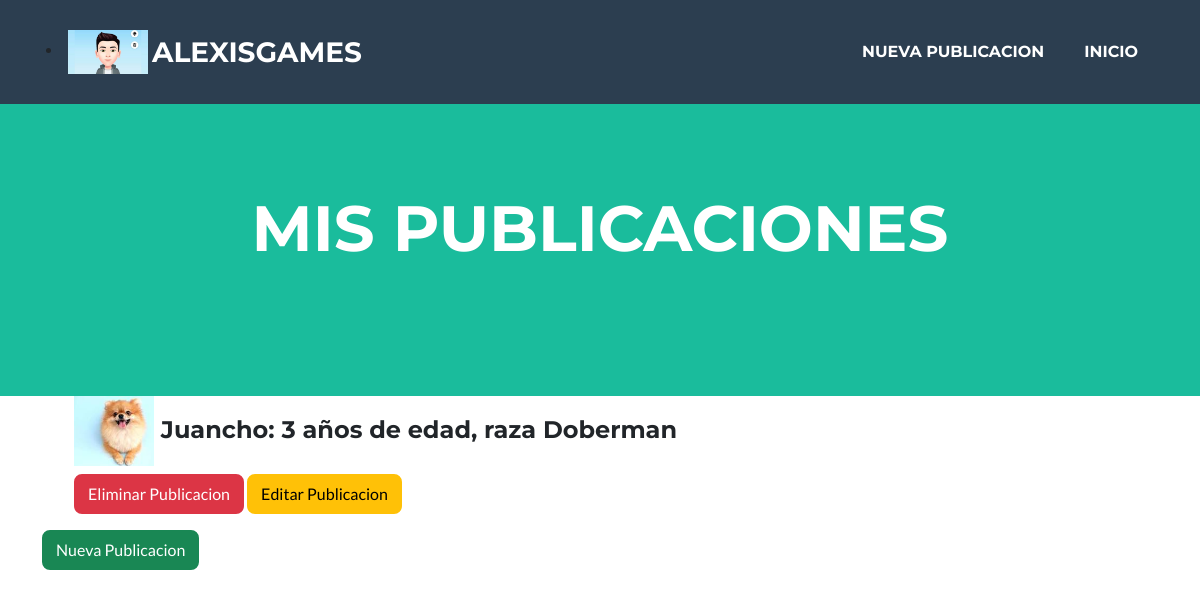
/eliminarpublicacion/22 (signed in), run on an earlier commit of the app's database.
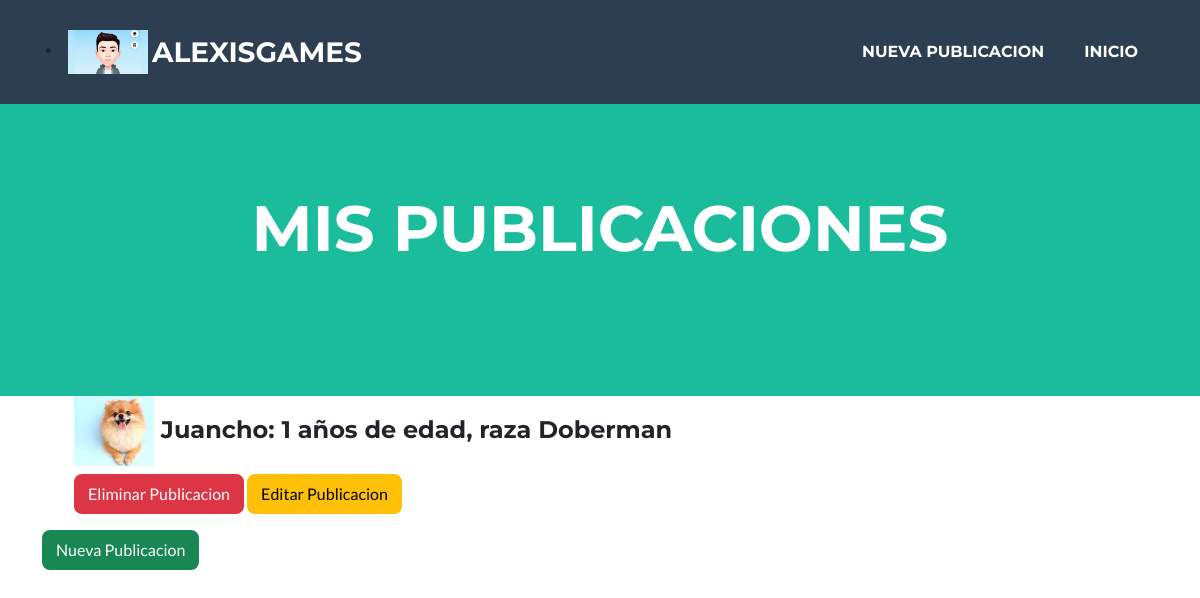
And on a later commit of the database.
### blog/models.py (models this page shows, shortened)
class Publicaciones(models.Model):
    user=models.ForeignKey(User, on_delete=models.CASCADE)
    nombre=models.CharField(max_length=50,blank=True, null=True)
    edad= models.IntegerField()
    descripcion=RichTextField()
    imagen= models.ImageField(upload_to='imagenes')
    especie=models.IntegerField(choices=opciones_especie)
    raza=models.CharField(max_length=50,blank=True, null=True)

### blog/views.py (the view)
# urls.py: path('eliminarpublicacion/<id>', eliminarpublicacion, name='eliminarpublicacion'),
@login_required
def eliminarpublicacion(request, id):
    mascota=Publicaciones.objects.get(id=id)
    mascota.delete()
    mascotas=Publicaciones.objects.filter(user=request.user)
    return render(request, "blog/publicaciones.html", {"mascotas":mascotas, "avatar":obteneravatar(request)})

### blog/views.py (called while the page is built)
def obteneravatar(request):
    lista=Avatar.objects.filter(user=request.user)
    if len(lista)!=0:
        imagen=lista[0].imagen.url
    else:
        imagen="/media/avatares/avatarpordefecto.jpg"
    return imagen

### blog/templates/blog/publicaciones.html (shortened to what this page needs)
{% extends "blog/index.html" %}
{% load static %}
{% block titulo %}
<body id="page-top">
    <nav class="navbar navbar-expand-lg bg-secondary text-uppercase fixed-top" id="mainNav">
        <div class="container">
            <li class="nav-item mx-0 mx-lg-1"><a href="{% url 'agregaravatar' %}"><img src="{{ avatar }}" width="80px"></a></li>
            <a class="navbar-brand" href="#page-top"> {{ user }}</a>
            <div class="collapse navbar-collapse" id="navbarResponsive">
                <ul class="navbar-nav ms-auto">
                    <li class="nav-item mx-0 mx-lg-1"><a class="nav-link py-3 px-0 px-lg-3 rounded" href="{% url 'publicar' %}">Nueva Publicacion</a></li>
                    <li class="nav-item mx-0 mx-lg-1"><a class="nav-link py-3 px-0 px-lg-3 rounded" href="{% url 'inicio' %}">Inicio</a></li>
            </ul>
            </div>
        </div>
    </nav>
<header class="masthead bg-primary text-white text-center">
    <div class="container d-flex align-items-center flex-column">
        <h1 class="masthead-heading text-uppercase mb-0">Mis Publicaciones</h1>
</header>
<section>
    <div class="container">
        <div class="row justify-content-left">
                <div class="portfolio-item mx-auto" data-bs-toggle="modal" data-bs-target="#portfolioModal1">
{% if mascotas %}
<ul>
    {% for mascota in mascotas %}
         <h4><img src="../media/{{ mascota.imagen }}" width="80px"> {{ mascota.nombre }}: {{ mascota.edad }} años de edad, raza {{ mascota.raza }}</h4>
         <a class="btn btn-danger" href="{% url 'eliminarpublicacion' mascota.id %}">Eliminar Publicacion</a>
         <a class="btn btn-warning" href="{% url 'editarpublicacion' mascota.id %}">Editar Publicacion</a>
    {% endfor %}
</ul>
{% else %}
<p>No Tiene Publicaciones Vigentes</p>
{% endif %}
<a class="btn btn-success" href="{% url 'publicar' %}">Nueva Publicacion</a>
</section>
{% endblock %}

What changed in the data, as far as the page shows it:
changed Publicaciones "Juancho": edad "3" → "1"
